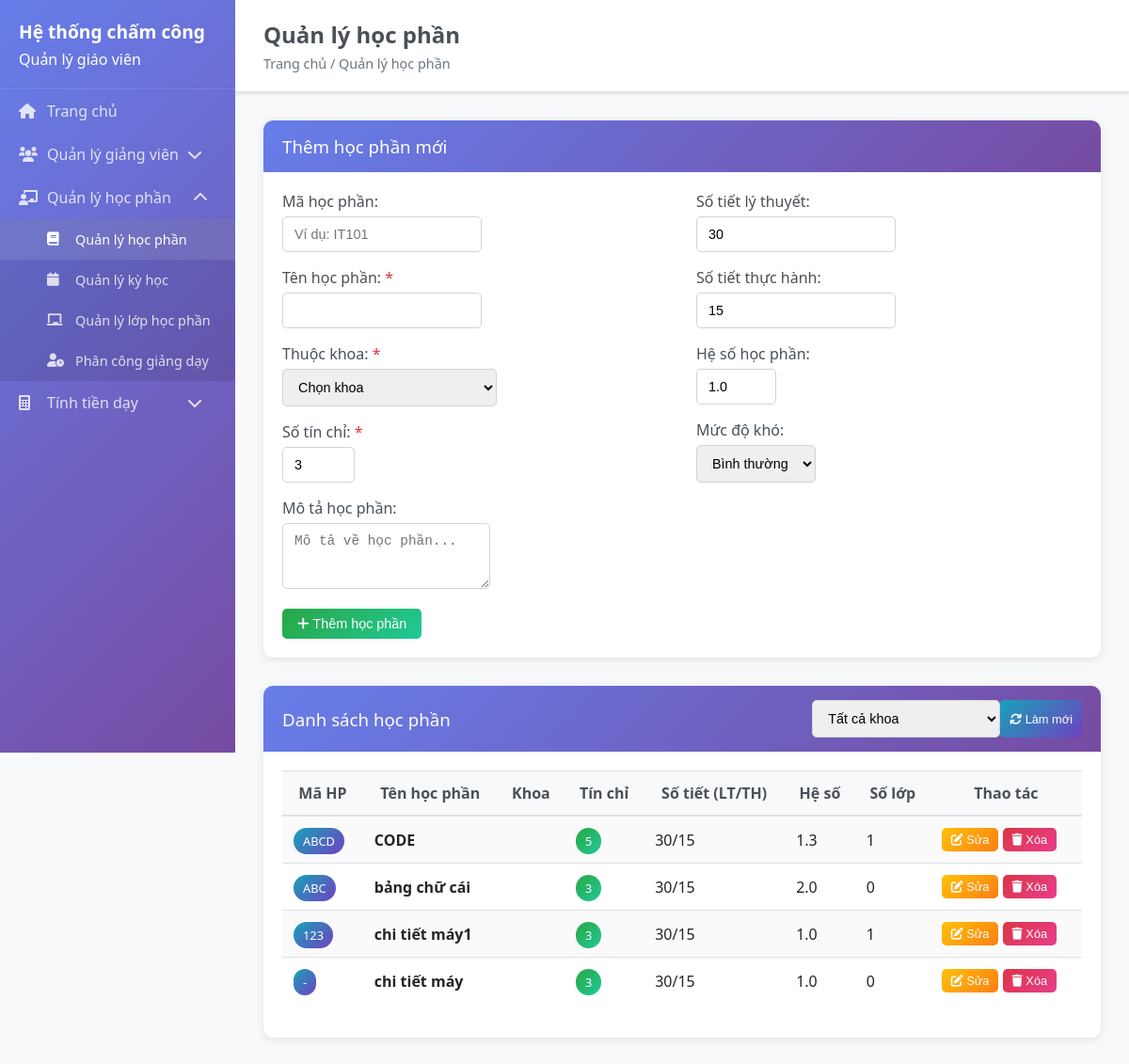
The page /subjects on the database as committed earlier.
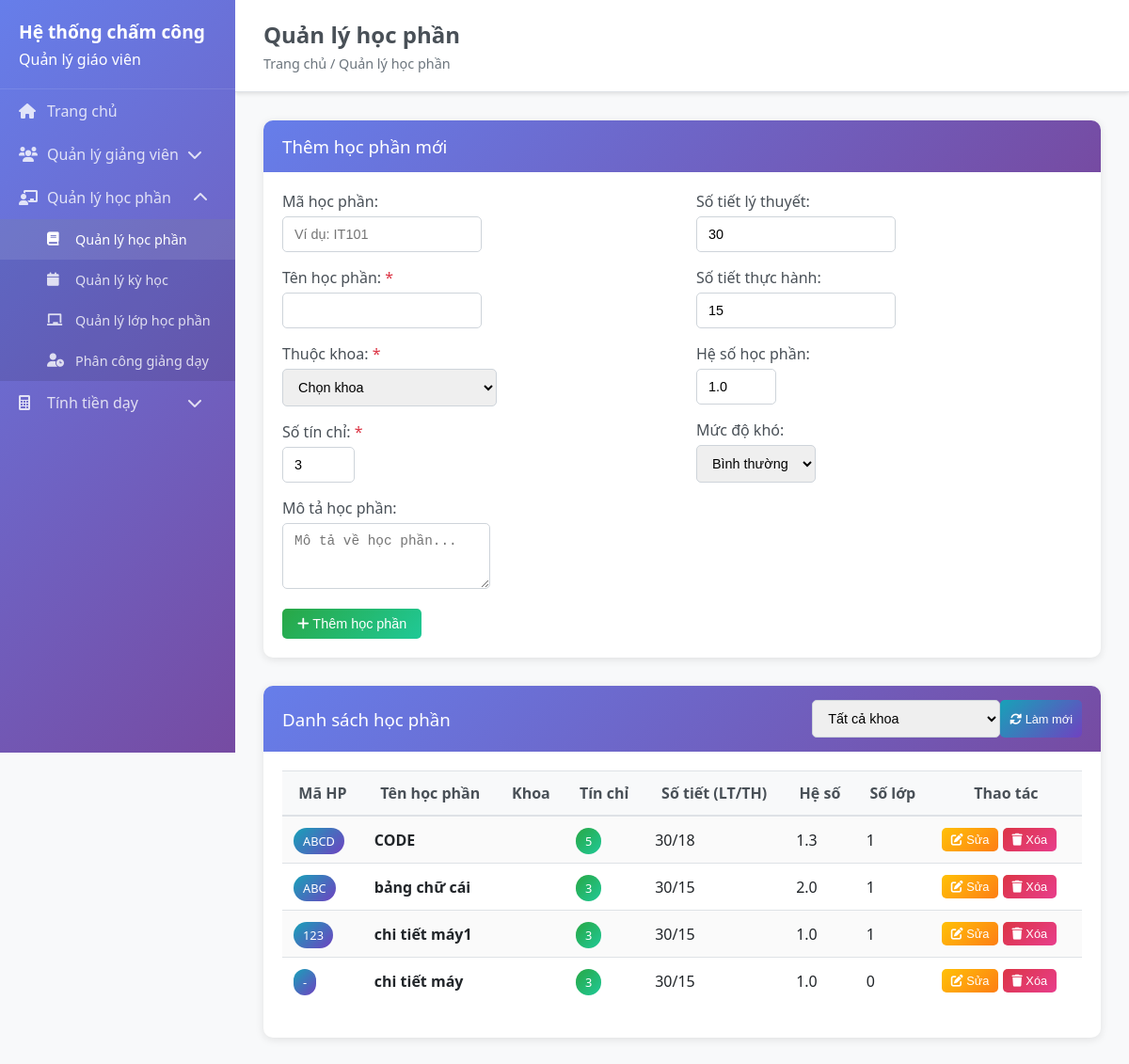
The same page on the database as committed later.
### backend/models/subject.py (models this page shows, shortened)
class Subject(BaseModel):
    __tablename__ = 'subjects'
    code = db.Column(db.String(20), unique=True, nullable=True)
    name = db.Column(db.String(100), nullable=False)
    credits = db.Column(db.Integer, default=3)
    department_id = db.Column(db.Integer, db.ForeignKey('departments.id'), nullable=True, default=1)
    theory_hours = db.Column(db.Integer, default=0)
    practice_hours = db.Column(db.Integer, default=0)
    total_hours = db.Column(db.Integer, default=0)
    subject_coefficient = db.Column(db.Numeric(3, 2), default=1.0)
    difficulty_level = db.Column(db.String(20), default='normal')
    description = db.Column(db.Text, nullable=True)
    prerequisites = db.Column(db.Text, nullable=True)
    department = db.Column(db.String(100), nullable=True)
    student_count = db.Column(db.Integer, default=0)
    is_active = db.Column(db.Boolean, default=True)
    department_ref = db.relationship('Department', foreign_keys=[department_id], backref='subjects')
    @property
    def total_classes(self):
        try:
            from models.teaching_assignment import TeachingAssignment
            return TeachingAssignment.query.filter_by(subject_id=self.id).count()
        except:
            return 0

### backend/app.py (the view, shortened to what this page needs)
@app.route('/subjects')
def subjects():
    try:
        subjects_list = []
        departments_list = []
        if 'Subject' in globals():
            subjects_list = Subject.query.filter_by(is_active=True).order_by(Subject.created_at.desc()).all()
        if 'Department' in globals():
            departments_list = Department.query.filter_by(is_active=True).order_by(Department.name).all()
            print(f"Found {len(departments_list)} departments for subjects")
        return render_template('subjects.html',
                             subjects=subjects_list,
                             departments=departments_list)
    except Exception as e:
        print(f"Error in subjects route: {e}")
        import traceback
        traceback.print_exc()
        return render_template('subjects.html', subjects=[], departments=[])

### frontend/templates/subjects.html (shortened to what the changed rows need)
<!DOCTYPE html>
<html lang="en">
<head>
    <link rel="stylesheet" href="{{ url_for('static', filename='css/style.css') }}">
</head>
<body>
    {% extends "base.html" %}
    {% block page_title %}Quản lý học phần{% endblock %}
    {% block content %}
    <div class="card">
        <div class="card-body">
            <div class="table-responsive">
                <table class="table table-striped" id="subjects-table">
                    <thead>
                        <tr>
                            <th>Mã HP</th>
                            <th>Tên học phần</th>
                            <th>Khoa</th>
                            <th>Tín chỉ</th>
                            <th>Số tiết (LT/TH)</th>
                            <th>Hệ số</th>
                            <th>Số lớp</th>
                            <th>Thao tác</th>
                        </tr>
                    </thead>
                    <tbody>
                        {% for subject in subjects %}
                        <tr>
                            <td><span class="badge badge-info">{{ subject.code or '-' }}</span></td>
                            <td><strong>{{ subject.name }}</strong></td>
                            <td>{{ subject.department_abbreviation }}</td>
                            <td><span class="badge badge-success">{{ subject.credits }}</span></td>
                            <td>{{ subject.theory_hours }}/{{ subject.practice_hours }}</td>
                            <td>{{ "%.1f"|format(subject.subject_coefficient) }}</td>
                            <td>{{ subject.total_classes }}</td>
                            <td>
                                <button class="btn btn-warning btn-sm" onclick="editSubject({{ subject.id }})">
                                    <i class="fas fa-edit"></i> Sửa
                                </button>
                                <button class="btn btn-danger btn-sm" onclick="deleteSubject({{ subject.id }})">
                                    <i class="fas fa-trash"></i> Xóa
                                </button>
                            </td>
                        </tr>
                        {% else %}
                        <tr>
                            <td colspan="8" class="text-center">Chưa có học phần nào</td>
                        </tr>
                        {% endfor %}
                    </tbody>
                </table>
            </div>
        </div>
    </div>
    {% endblock %}

Rows that differ between the two databases and show on the page:
changed Subject "CODE": practice_hours "15" → "18"
computed for Subject "bảng chữ cái": total_classes "0" → "1"
